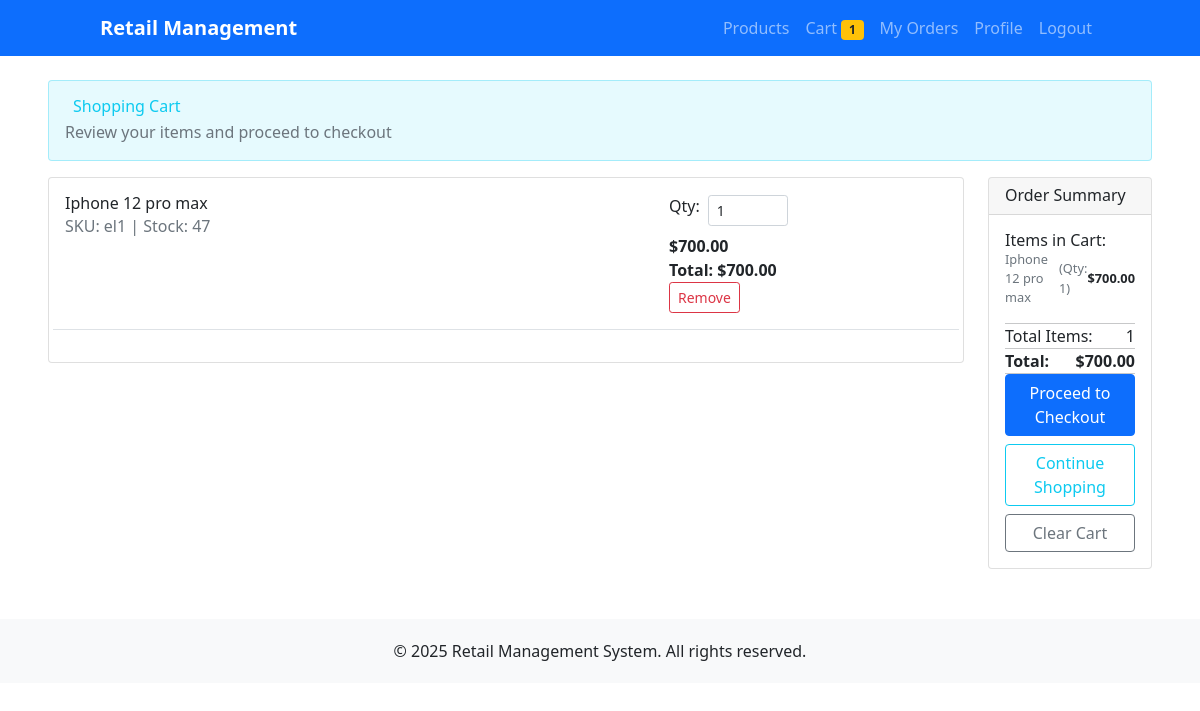
The page /cart/ (signed in) on the database as committed earlier.
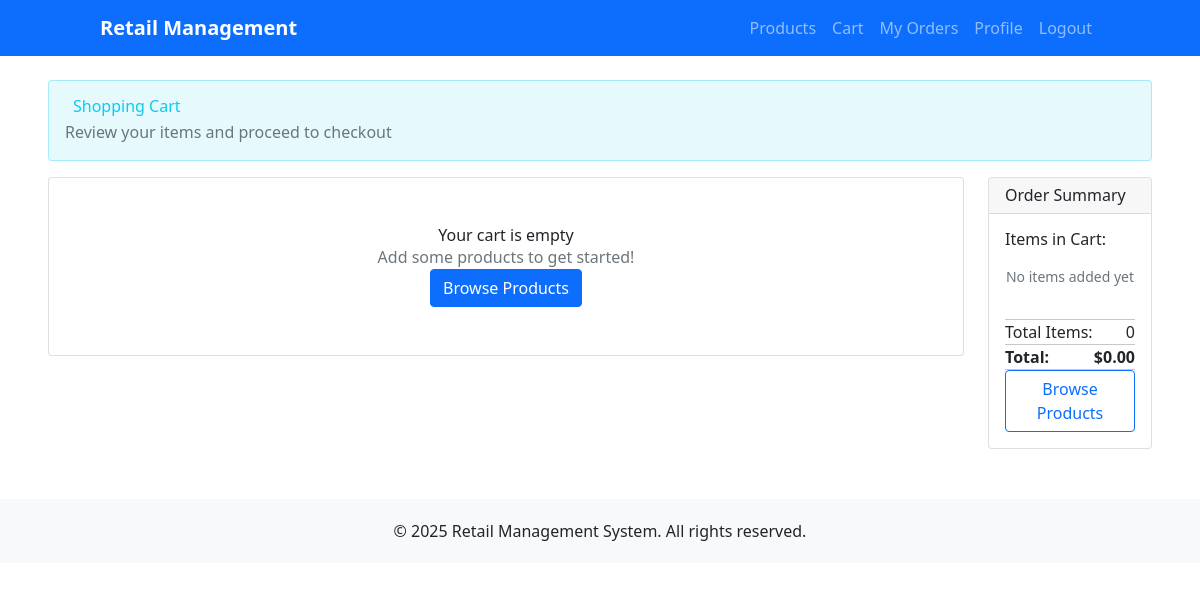
The same page on the database as committed later.
### products/models.py (models this page shows, shortened)
class Product(models.Model):
    name = models.CharField(max_length=200)
    description = models.TextField(blank=True)
    sku = models.CharField(max_length=50, unique=True, help_text="Stock Keeping Unit")
    price = models.DecimalField(
        max_digits=10,
        decimal_places=2,
        validators=[MinValueValidator(Decimal('0.01'))]
    )
    category = models.ForeignKey(Category, on_delete=models.CASCADE, related_name='products')
    stock_quantity = models.PositiveIntegerField(default=0)
    is_active = models.BooleanField(default=True)
    created_at = models.DateTimeField(auto_now_add=True)
    updated_at = models.DateTimeField(auto_now=True)
    class Meta:
        ordering = ['name']
        indexes = [
            models.Index(fields=['sku']),
            models.Index(fields=['category']),
            models.Index(fields=['is_active']),
        ]

### cart/views.py (the view)
# urls.py: path('', views.cart_view, name='cart_view'),
def cart_view(request):
    cart = Cart(request)
    context = {
        'cart': cart,
        'cart_items': list(cart),
        'total_price': cart.get_total_price(),
        'total_items': cart.get_total_items(),
    }
    return render(request, 'cart/cart.html', context)

### accounts/context_processors.py (called while the page is built)
def user_admin_status(request):
    if request.user.is_authenticated:
        if request.user.is_superuser:
            return {'user_is_admin': True}
        if hasattr(request.user, 'profile'):
            return {'user_is_admin': request.user.profile.is_admin}
    return {'user_is_admin': False}

def cart_context(request):
    if request.user.is_authenticated:
        from cart.models import Cart
        cart = Cart(request)
        return {
            'cart_total_items': cart.get_total_items(),
            'cart_total_price': cart.get_total_price(),
        }
    return {
        'cart_total_items': 0,
        'cart_total_price': 0,
    }

### cart/models.py (called while the page is built, shortened)
    @property
    def total_price(self):
        return self.product.price * self.quantity

    def __iter__(self):
        if self.user:
            cart_items = CartItem.objects.filter(user=self.user)
            for cart_item in cart_items:
                yield {
                    'product': cart_item.product,
                    'quantity': cart_item.quantity,
                    'price': str(cart_item.product.price),
                    'total_price': cart_item.total_price
                }

### templates/cart/cart.html (shortened to what the changed rows need)
{% extends 'accounts/base.html' %}
{% block content %}
<div class="row">
    <div class="col-12">
        <div class="card" style="background-color: rgba(13, 202, 240, 0.1); border: 1px solid rgba(13, 202, 240, 0.3);" mb-4>
            <div class="card-body">
                <div class="d-flex justify-content-between align-items-center">
                    <div>
                        <h2 class="mb-1 text-info">
                            Shopping Cart
                        </h2>
                    </div>
                </div>
            </div>
        </div>
    </div>
</div>
<div class="row mt-3">
    <div class="col-md-10">
        {% if cart_items %}
            <div class="card">
                <div class="card-body">
                        {% for item in cart_items %}
                            <div class="row mb-3 border-bottom pb-3">
                                <div class="col-md-8">
                                    <h5>{{ item.product.name }}</h5>
                                    <p class="text-muted">SKU: {{ item.product.sku }} | Stock: {{ item.product.stock_quantity }}</p>
                                </div>
                                <div class="col-md-4">
                                    <div class="d-flex align-items-center mb-2">
                                        <label for="quantity-{{ item.product.id }}" class="form-label me-2">Qty:</label>
                                        <form method="post" action="{% url 'cart:cart_update' item.product.id %}" class="d-inline">
                                            <input type="number"
                                                   id="quantity-{{ item.product.id }}"
                                                   name="quantity"
                                                   value="{{ item.quantity }}"
                                                   min="1"
                                                   max="{{ item.product.stock_quantity }}"
                                                   class="form-control form-control-sm"
                                                   style="width: 80px;"
                                                   onchange="this.form.submit()">
                                        </form>
                                    </div>
                                    <p class="fw-bold">${{ item.product.price|floatformat:2 }}</p>
                                    <p class="fw-bold">Total: ${{ item.total_price|floatformat:2 }}</p>
                                    <form method="post" action="{% url 'cart:cart_remove' item.product.id %}" class="d-inline">
                                        <button type="submit" class="btn btn-outline-danger btn-sm">Remove</button>
                                    </form>
                                </div>
                            </div>
                        {% endfor %}
                </div>
            </div>
        {% else %}
            <div class="card">
                <div class="card-body text-center py-5">
                    <h4>Your cart is empty</h4>
                    <p class="text-muted">Add some products to get started!</p>
                    <a href="{% url 'products:product_list' %}" class="btn btn-primary">Browse Products</a>
                </div>
            </div>
        {% endif %}
    </div>
    <div class="col-md-2">
        <div class="card sticky-top" style="top: 20px;">
            <div class="card-body">
                {% if cart_items %}
                    <div class="mb-3">
                        <h6>Items in Cart:</h6>
                        {% for item in cart_items %}
                            <div class="d-flex justify-content-between align-items-center mb-2">
                                <div class="d-flex align-items-center gap-2">
                                    <small class="text-muted">{{ item.product.name|truncatechars:20 }}</small>
                                    <small class="text-muted">(Qty: {{ item.quantity }})</small>
                                </div>
                                <small class="fw-bold">${{ item.total_price|floatformat:2 }}</small>
                            </div>
                        {% endfor %}
                    </div>
                    <hr>
                    <div class="d-flex justify-content-between">
                        <span>Total Items:</span>
                        <span>{{ cart_total_items }}</span>
                    </div>
                    <hr>
                    <div class="d-flex justify-content-between fw-bold">
                        <span>Total:</span>
                        <span>${{ cart_total_price|floatformat:2 }}</span>
                    </div>
                    <hr>
                    <div class="d-grid gap-2">
                        <a href="{% url 'cart:checkout' %}" class="btn btn-primary w-100">Proceed to Checkout</a>
                        <a href="{% url 'products:product_list' %}" class="btn btn-outline-info w-100">Continue Shopping</a>
                        <form method="post" action="{% url 'cart:cart_clear' %}">
                            <button type="submit" class="btn btn-outline-secondary w-100">Clear Cart</button>
                        </form>
                    </div>
                {% else %}
                    <div class="mb-3">
                        <h6>Items in Cart:</h6>
                        <div class="text-center py-3">
                            <p class="text-muted small">No items added yet</p>
                        </div>
                    </div>
                    <hr>
                    <div class="d-flex justify-content-between">
                        <span>Total Items:</span>
                        <span>0</span>
                    </div>
                    <hr>
                    <div class="d-flex justify-content-between fw-bold">
                        <span>Total:</span>
                        <span>$0.00</span>
                    </div>
                    <hr>
                    <div class="d-grid gap-2">
                        <a href="{% url 'products:product_list' %}" class="btn btn-outline-primary w-100">Browse Products</a>
                    </div>
                {% endif %}
            </div>
        </div>
    </div>
</div>
{% endblock %}

Rows that differ between the two databases and show on the page:
no longer on this page (row edited): Product: product.name "Iphone 12 pro max", product.sku "el1", product.stock_quantity "47", quantity "1", product.price "700.00", total_price "700.00"
Other text that changed with them:
{{ cart_total_items }}: "1" → (not shown)
{{ cart_total_price|floatformat:2 }}: "700.00" → (not shown)
text no longer shown: "$ Proceed to Checkout Continue Shopping Clear Cart"
text now shown: "Your cart is empty Add some products to get started! Browse Products No items added yet 0 $0.00 Browse Products"
